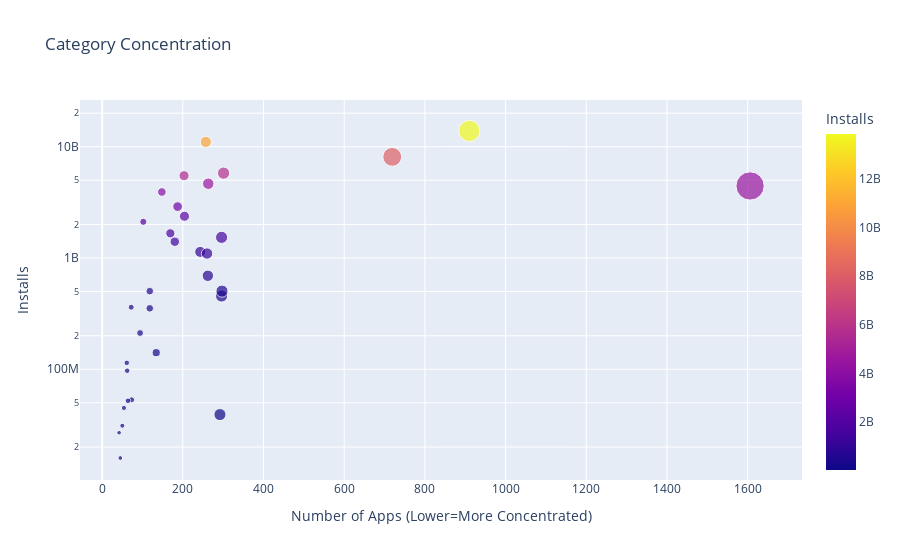

Notebook code for this chart:
### Code cell
scatter = px.scatter(cat_merged_df, # data
                     x='App', # column name
                     y='Installs',
                     title='Category Concentration',
                     size='App',
                     hover_name=cat_merged_df.index,
                     color='Installs'
) 

scatter.update_layout(xaxis_title="Number of Apps (Lower=More Concentrated)",
                      yaxis_title="Installs",
                      yaxis=dict(type='log'))

scatter.show()

### Figure 1 — Plotly figure (JSON) as saved in the notebook; plotly's stock layout.template omitted (floating-point values rounded to 4 significant figures)
{"data": [{"hovertemplate": "<b>%{hovertext}</b><br><br>App=%{marker.size}<br>Installs=%{marker.color}<extra></extra>", "hovertext": ["ART_AND_DESIGN", "AUTO_AND_VEHICLES", "BEAUTY", "BOOKS_AND_REFERENCE", "BUSINESS", "COMICS", "COMMUNICATION", "DATING", "EDUCATION", "ENTERTAINMENT", "EVENTS", "FAMILY", "FINANCE", "FOOD_AND_DRINK", "GAME", "HEALTH_AND_FITNESS", "HOUSE_AND_HOME", "LIBRARIES_AND_DEMO", "LIFESTYLE", "MAPS_AND_NAVIGATION", "MEDICAL", "NEWS_AND_MAGAZINES", "PARENTING", "PERSONALIZATION", "PHOTOGRAPHY", "PRODUCTIVITY", "SHOPPING", "SOCIAL", "SPORTS", "TOOLS", "TRAVEL_AND_LOCAL", "VIDEO_PLAYERS", "WEATHER"], "legendgroup": "", "marker": {"color": [114233100, 53129800, 26916200, 1665791655, 692018120, 44931100, 11039241530, 140912410, 352852000, 2113660000, 15949410, 4437554490, 455249400, 211677750, 13858762717, 1134006220, 97082000, 52083000, 503611120, 503267560, 39162676, 2369110650, 31116110, 1532341930, 4649143130, 5788070180, 1400331540, 5487841475, 1096431465, 8099724500, 2894859300, 3916897200, 361096500], "coloraxis": "coloraxis", "size": [61, 73, 42, 169, 262, 54, 257, 134, 118, 102, 45, 1606, 296, 94, 910, 243, 62, 64, 297, 118, 292, 204, 50, 296, 263, 301, 180, 203, 260, 719, 187, 148, 72], "sizemode": "area", "sizeref": 4.015, "symbol": "circle"}, "mode": "markers", "name": "", "orientation": "v", "showlegend": false, "x": [61, 73, 42, 169, 262, 54, 257, 134, 118, 102, 45, 1606, 296, 94, 910, 243, 62, 64, 297, 118, 292, 204, 50, 296, 263, 301, 180, 203, 260, 719, 187, 148, 72], "xaxis": "x", "y": [114233100, 53129800, 26916200, 1665791655, 692018120, 44931100, 11039241530, 140912410, 352852000, 2113660000, 15949410, 4437554490, 455249400, 211677750, 13858762717, 1134006220, 97082000, 52083000, 503611120, 503267560, 39162676, 2369110650, 31116110, 1532341930, 4649143130, 5788070180, 1400331540, 5487841475, 1096431465, 8099724500, 2894859300, 3916897200, 361096500], "yaxis": "y", "type": "scatter"}], "layout": {"xaxis": {"anchor": "y", "domain": [0, 1], "title": {"text": "Number of Apps (Lower=More Concentrated)"}}, "yaxis": {"anchor": "x", "domain": [0, 1], "title": {"text": "Installs"}, "type": "log"}, "coloraxis": {"colorbar": {"title": {"text": "Installs"}}, "colorscale": [[0, "#0d0887"], [0.1111, "#46039f"], [0.2222, "#7201a8"], [0.3333, "#9c179e"], [0.4444, "#bd3786"], [0.5556, "#d8576b"], [0.6667, "#ed7953"], [0.7778, "#fb9f3a"], [0.8889, "#fdca26"], [1, "#f0f921"]]}, "legend": {"tracegroupgap": 0, "itemsizing": "constant"}, "title": {"text": "Category Concentration"}}}
